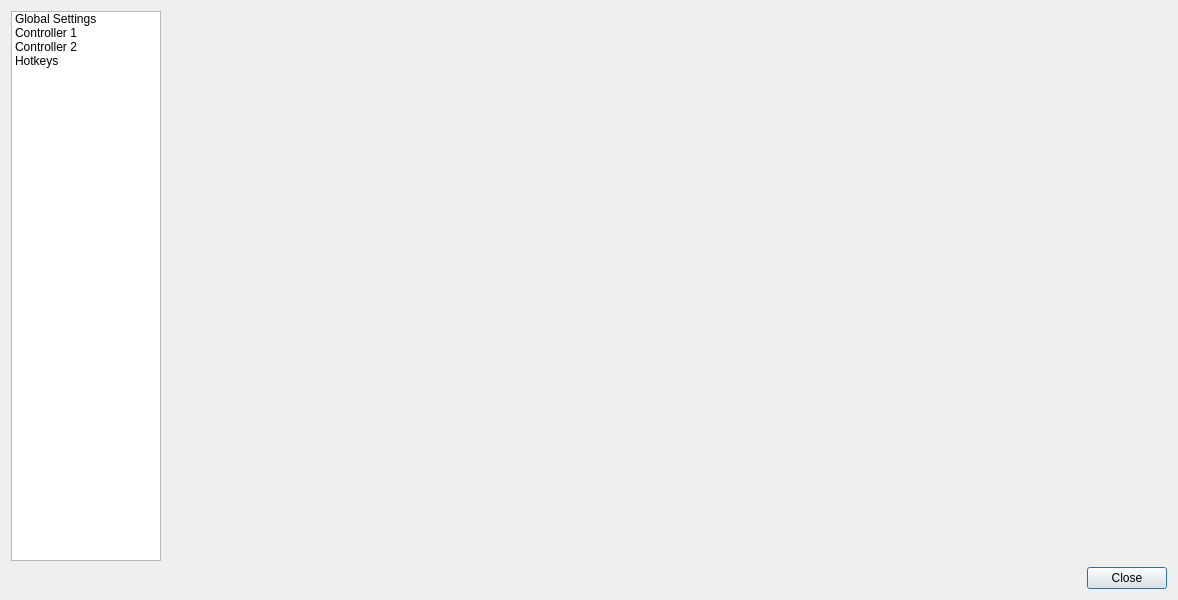
<?xml version="1.0" encoding="UTF-8"?>
<ui version="4.0">
 <class>ControllerSettingsDialog</class>
 <widget class="QDialog" name="ControllerSettingsDialog">
  <property name="windowModality">
   <enum>Qt::WindowModal</enum>
  </property>
  <property name="geometry">
   <rect>
    <x>0</x>
    <y>0</y>
    <width>1174</width>
    <height>598</height>
   </rect>
  </property>
  <property name="sizePolicy">
   <sizepolicy hsizetype="Expanding" vsizetype="Expanding">
    <horstretch>0</horstretch>
    <verstretch>0</verstretch>
   </sizepolicy>
  </property>
  <property name="windowTitle">
   <string>PCSX2 Controller Settings</string>
  </property>
  <layout class="QGridLayout" name="gridLayout" columnstretch="0,0">
   <item row="0" column="0">
    <widget class="QListWidget" name="settingsCategory">
     <property name="sizePolicy">
      <sizepolicy hsizetype="Expanding" vsizetype="Expanding">
       <horstretch>0</horstretch>
       <verstretch>0</verstretch>
      </sizepolicy>
     </property>
     <property name="minimumSize">
      <size>
       <width>150</width>
       <height>0</height>
      </size>
     </property>
     <property name="maximumSize">
      <size>
       <width>150</width>
       <height>16777215</height>
      </size>
     </property>
     <property name="iconSize">
      <size>
       <width>32</width>
       <height>32</height>
      </size>
     </property>
     <item>
      <property name="text">
       <string>Global Settings</string>
      </property>
      <property name="icon">
       <iconset theme="settings-3-line">
        <normaloff>.</normaloff>.</iconset>
      </property>
     </item>
     <item>
      <property name="text">
       <string>Controller 1</string>
      </property>
      <property name="icon">
       <iconset theme="gamepad-line">
        <normaloff>.</normaloff>.</iconset>
      </property>
     </item>
     <item>
      <property name="text">
       <string>Controller 2</string>
      </property>
      <property name="icon">
       <iconset theme="gamepad-line">
        <normaloff>.</normaloff>.</iconset>
      </property>
     </item>
     <item>
      <property name="text">
       <string>Hotkeys</string>
      </property>
      <property name="icon">
       <iconset theme="keyboard-line">
        <normaloff>.</normaloff>.</iconset>
      </property>
     </item>
    </widget>
   </item>
   <item row="0" column="1">
    <widget class="QStackedWidget" name="settingsContainer">
     <property name="minimumSize">
      <size>
       <width>1000</width>
       <height>550</height>
      </size>
     </property>
     <property name="currentIndex">
      <number>4</number>
     </property>
     <widget class="QWidget" name="page"/>
     <widget class="QWidget" name="page_3"/>
     <widget class="QWidget" name="page_4"/>
     <widget class="QWidget" name="page_5"/>
     <widget class="QWidget" name="page_6"/>
     <widget class="QWidget" name="page_2"/>
    </widget>
   </item>
   <item row="1" column="0" colspan="2">
    <widget class="QDialogButtonBox" name="buttonBox">
     <property name="standardButtons">
      <set>QDialogButtonBox::Close</set>
     </property>
    </widget>
   </item>
  </layout>
 </widget>
 <resources>
  <include location="../resources/resources.qrc"/>
 </resources>
 <connections/>
</ui>
